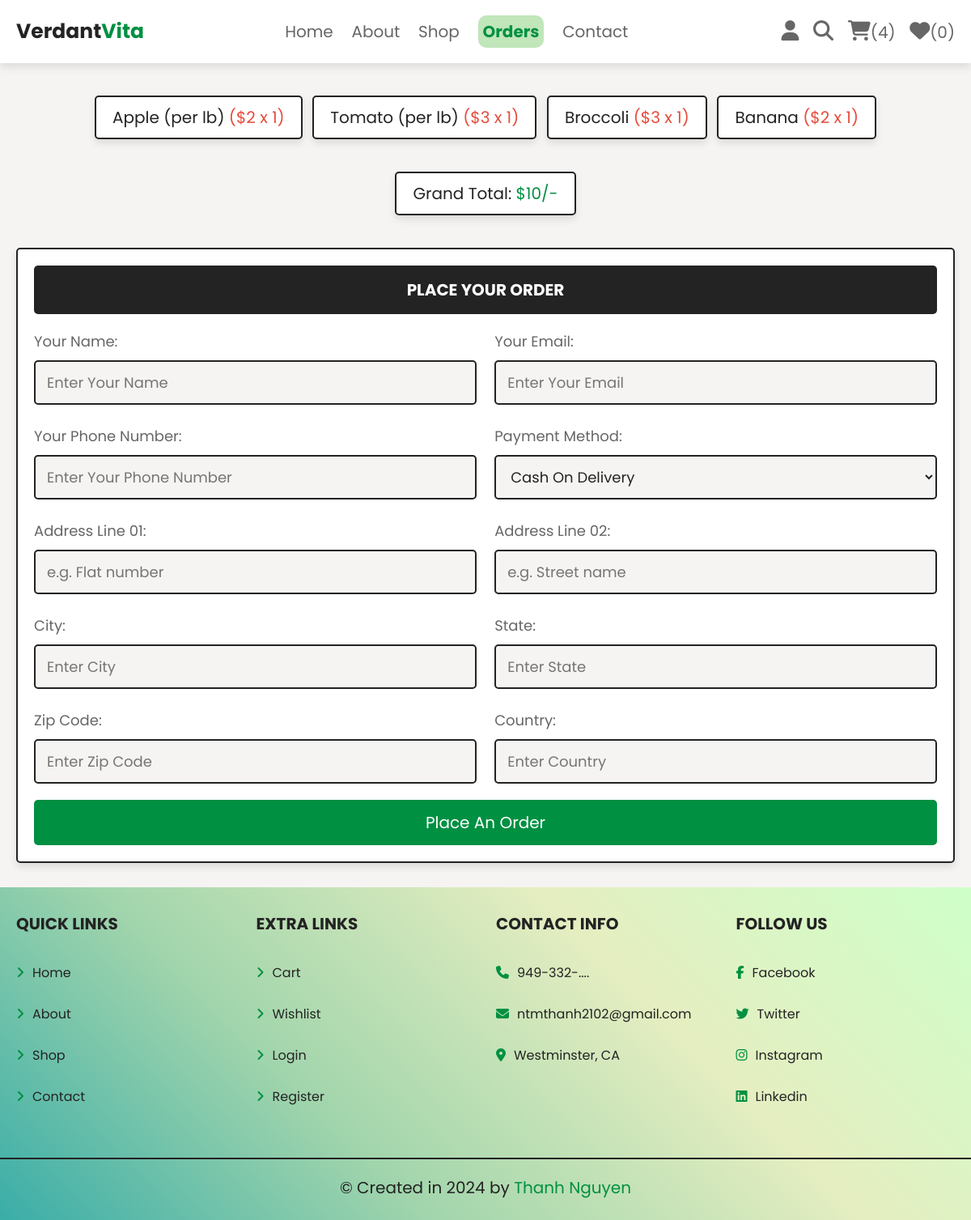
The page /checkout.php (signed in) on the database its author committed.
### tables this page shows
CREATE TABLE `cart` (
  `id` int(100) NOT NULL,
  `user_id` int(100) NOT NULL,
  `pid` int(100) NOT NULL,
  `name` varchar(100) NOT NULL,
  `price` int(100) NOT NULL,
  `quantity` int(100) NOT NULL,
  `image` varchar(100) NOT NULL
);

### checkout.php (the view, shortened to what this page needs)
<?php
    @include 'config.php';
    $user_id = $_SESSION['user_id'];
?>
<!DOCTYPE html>
<html lang="en">
<head>
    <link rel = "stylesheet" href = "https://cdnjs.cloudflare.com/ajax/libs/font-awesome/6.5.1/css/all.min.css">
    <link rel = "stylesheet" href = "css/style.css">
</head>
<body>
    <?php include 'header.php';?>
    <section class = "display-orders">
        <?php
            $cart_grand_total = 0;
            $select_cart_items = $conn->prepare("SELECT * FROM `cart` WHERE user_id = ?");
            $select_cart_items->execute([$user_id]);
            if ($select_cart_items->rowCount() > 0){
                while ($fetch_cart_items = $select_cart_items->fetch(PDO::FETCH_ASSOC)){
                    $cart_total_price = ($fetch_cart_items['price'] * $fetch_cart_items['quantity']);
                    $cart_grand_total += $cart_total_price;
        ?>
        <p><?= $fetch_cart_items['name']; ?> <span>(<?= '$'. $fetch_cart_items['price'] .' x '. $fetch_cart_items['quantity']; ?>)</span></p>
        <?php
                }
            } else {
                echo '<p class = "empty">Your Cart is Empty!</p>';
            }
        ?>
        <div class = "grand-total">
            <p>Grand Total: <span>$<?= $cart_grand_total; ?>/-</span></p>
        </div>
    </section>
    <section class = "checkout-orders">
        <form action = "" method = "POST">
            <h3>Place Your Order</h3>
            <div class = "flex">
                <div class = "inputBox">
                    <span>Your Name: </span>
                    <input type = "text" name = "name" placeholder = "Enter Your Name" class = "box" required>
                </div>
                <div class = "inputBox">
                    <span>Your Email: </span>
                    <input type = "text" name = "email" placeholder = "Enter Your Email" class = "box" required>
                </div>
                <div class = "inputBox">
                    <span>Your Phone Number: </span>
                    <input type = "number" name = "phone" placeholder = "Enter Your Phone Number" class = "box" required>
                </div>
                <div class = "inputBox">
                    <span>Payment Method: </span>
                    <select name = "method" class = "box" required>
                        <option value = "cash on delivery">Cash On Delivery</option>
                    </select>
                </div>
                <div class = "inputBox">
                    <span>Address Line 01: </span>
                    <input type = "text" name = "flat" placeholder = "e.g. Flat number" class = "box" required>
                </div>
                <div class = "inputBox">
                    <span>Address Line 02: </span>
                    <input type = "text" name = "street" placeholder = "e.g. Street name" class = "box" required>
                </div>
                <div class = "inputBox">
                    <span>City: </span>
                    <input type = "text" name = "city" placeholder = "Enter City" class = "box" required>
                </div>
                <div class = "inputBox">
                    <span>State: </span>
                    <input type = "text" name = "state" placeholder = "Enter State" class = "box" required>
                </div>
                <div class = "inputBox">
                    <span>Zip Code: </span>
                    <input type = "number" min = "0" name = "zip_code" placeholder = "Enter Zip Code" class = "box" required>
                </div>
                <div class = "inputBox">
                    <span>Country: </span>
                    <input type = "text" name = "country" placeholder = "Enter Country" class = "box" required>
                </div>
            </div>
            <input type = "submit" name = "order" class = "btn <?= ($cart_grand_total > 0) ? '' : 'disabled'; ?>" value = "Place An Order">
        </form>
    </section>
    <?php include 'footer.php';?>
</body>
</html>

### css/style.css (style rules this page uses)
.display-orders { text-align: center; padding-bottom: 0; }
.display-orders p { display: inline-block; padding: 1rem 2rem; margin: 1rem 0.5rem; font-size: 2rem; text-align: center; border: var(--border); background-color: var(--white); box-shadow: var(--box-shadow); border-radius: 0.5rem; }
.display-orders p span { color: var(--red); }
.display-orders .grand-total { margin-top: 2rem; font-size: 2.5rem; color: var(--light-color); }
.display-orders .grand-total span { color: var(--green); }
.checkout-orders form { padding: 2rem; border: var(--border); background-color: var(--white); box-shadow: var(--box-shadow); border-radius: 0.5rem; }
.checkout-orders form h3 { border-radius: 0.5rem; background-color: var(--black); color: var(--white); padding: 1.5rem 1rem; text-align: center; text-transform: uppercase; margin-bottom: 2rem; font-size: 2rem; }
.checkout-orders form .flex { display: flex; flex-wrap: wrap; gap: 1.5rem; justify-content: space-between; }
.checkout-orders form .flex .inputBox { width: 49%; }
.checkout-orders form .flex .inputBox .box { width: 100%; border: var(--border); border-radius: 0.5rem; padding: 1.2rem 1.4rem; font-size: 1.8rem; color: var(--black); margin: 1rem 0; background-color: var(--light-bg); }
.checkout-orders form .flex .inputBox span { font-size: 1.8rem; color: var(--light-color); }

### css/components.css (style rules this page uses)
:root { --green: #009042; --light-green: #c0e6ba; --orange: #f36e21; --red: #e74c3c; --black: #232323; --light-color: #666; --grey: #c0c0c0; --white: #fff; --light-bg: #f6f4f2; --border: 0.2rem solid var(--black); --box-shadow: 0 0.5rem 1rem rgba(0, 0, 0, 0.1); --background-gradient: linear-gradient(45deg, #3aada8, #a2d5ac, #e5eec1, #ceffc9); }
* { font-family: "Poppins", sans-serif; margin: 0; padding: 0; box-sizing: border-box; outline: none; border: none; text-decoration: none; color: var(--black); }
body { background-color: var(--light-bg); }
html { font-size: 62.5%; overflow-x: hidden; scroll-behavior: smooth; scroll-padding-top: 6.5rem; }
section { padding: 3rem 2rem; max-width: 1200px; margin: 0 auto; }
.btn, .delete-btn, .option-btn { display: block; width: 100%; margin-top: 1rem; border-radius: 0.5rem; color: var(--white); font-size: 2rem; padding: 1.3rem 3rem; cursor: pointer; text-align: center; }
.btn { background-color: var(--green); }

### rows shown on the page
cart: name "Apple (per lb)", price "2", quantity "1"
cart: name "Tomato (per lb)", price "3", quantity "1"
cart: name "Broccoli", price "3", quantity "1"
cart: name "Banana", price "2", quantity "1"

### other values the page prints
$count_cart_items->rowCount() "4"
$count_wishlist_items->rowCount() "0"
$cart_grand_total "10"
